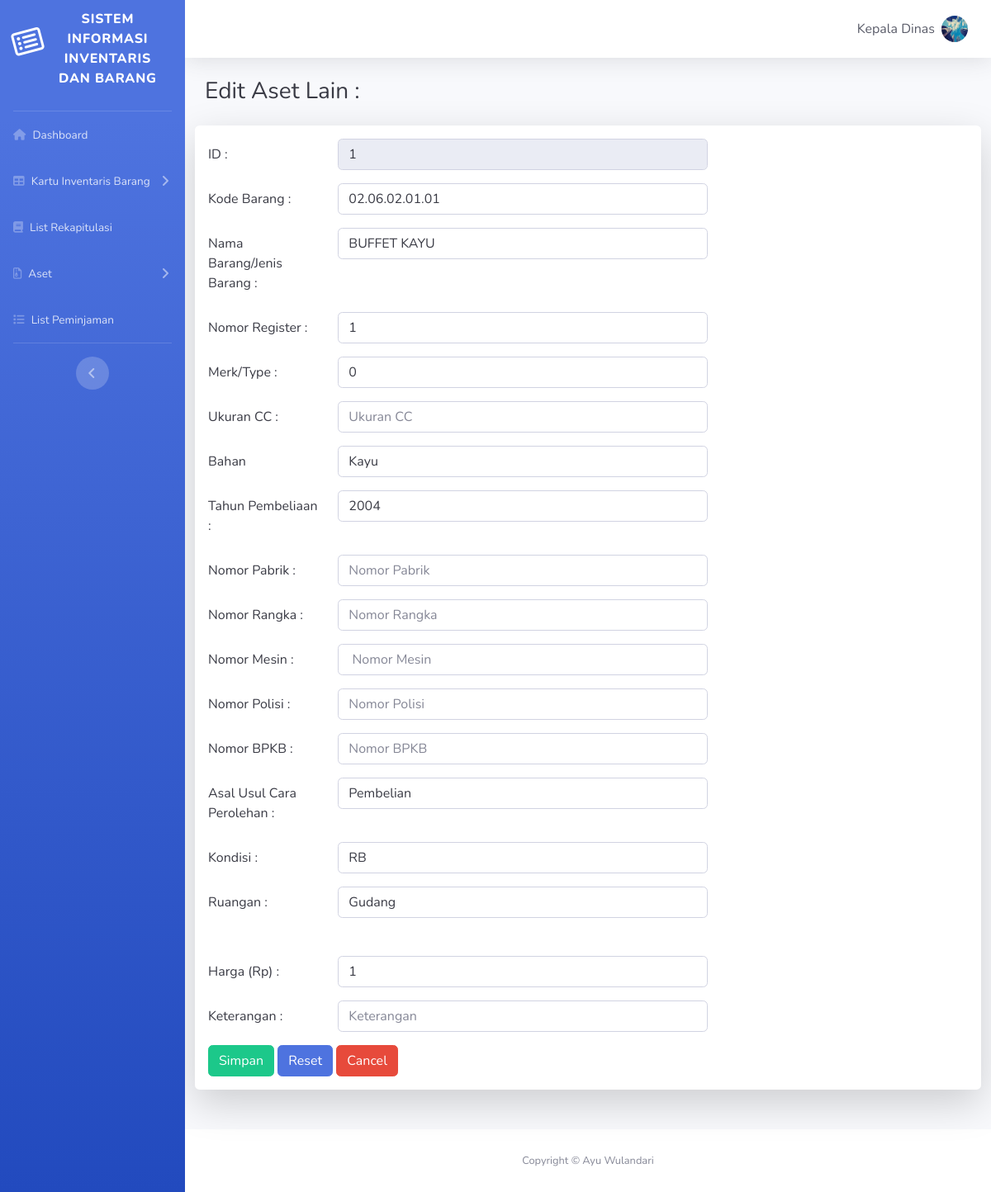
Screenshot of /view/ubah_asetlain.php?id_asetlain=1 (signed in) with the database file from the repository.
### tables this page shows
CREATE TABLE `user` (
  `id_user` int(150) NOT NULL,
  `username` varchar(150) NOT NULL,
  `fullname` varchar(150) NOT NULL,
  `password` varchar(100) NOT NULL,
  `nip` varchar(255) NOT NULL,
  `jabatan` varchar(255) NOT NULL,
  `level` varchar(40) NOT NULL,
  `foto` varchar(100) DEFAULT NULL
);

CREATE TABLE `aset_lain` (
  `id_asetlain` int(150) NOT NULL,
  `kode_barang` varchar(150) NOT NULL,
  `nama_barang` varchar(200) NOT NULL,
  `nomor_register` varchar(100) NOT NULL,
  `merk` varchar(40) NOT NULL,
  `ukuran` varchar(40) NOT NULL,
  `bahan` varchar(50) NOT NULL,
  `tahun_pembelian` varchar(30) NOT NULL,
  `pabrik` varchar(40) NOT NULL,
  `rangka` varchar(30) NOT NULL,
  `mesin` varchar(30) NOT NULL,
  `polisi` varchar(30) NOT NULL,
  `bpkb` varchar(30) NOT NULL,
  `asal_usul` varchar(100) NOT NULL,
  `kondisi` varchar(50) NOT NULL,
  `ruangan` varchar(70) NOT NULL,
  `harga` int(21) NOT NULL,
  `keterangan` varchar(50) NOT NULL
);

### view/ubah_asetlain.php (the view, shortened to what the rows shown need)
<?php
include '../config.php';
?>
<!DOCTYPE html>
<html lang="en">
<head>
  <link href="vendor/fontawesome-free/css/all.min.css" rel="stylesheet" type="text/css">
  <link href="css/sb-admin-2.min.css" rel="stylesheet">
</head>
<body id="page-top">
  <div id="wrapper">
    <div id="content-wrapper" class="d-flex flex-column">
      <div id="content">
        <nav class="navbar navbar-expand navbar-light bg-white topbar mb-4 static-top shadow">
          <ul class="navbar-nav ml-auto">
            <li class="nav-item dropdown no-arrow">
              <a class="nav-link dropdown-toggle" href="#" id="userDropdown" role="button" data-toggle="dropdown" aria-haspopup="true" aria-expanded="false">
                <span class="mr-2 d-none d-lg-inline text-gray-800 medium"><?php echo $user->tampil_user("fullname", $_SESSION['iduser']) ;?></span>
                <img class="img-profile rounded-circle" src="./img/gambar/<?php echo $user->tampil_user("foto", $_SESSION['iduser']) ;?>" width="300" height="200">
              </a>
            </li>
          </ul>
        </nav>
        <div class="container-fluid">
          <h1 class="h3 mb-4 text-gray-900">Edit Aset Lain :</h1>
          <div class="row">
          <div class="shadow-lg p-3 mb-5 col-sm-12 bg-white rounded">
          <form action="../modal/m.ubahAsetLain.php" method="POST" data-parsley-validate class="form-horizontal form-label  text-gray-900">
            <div class="form-group row">
                <div class="col-sm-10 col-md-6">
                  <input type="text" class="form-control text-gray-900" id="colFormLabel" name="kode_barang" value="<?php echo $aset->cetak_asetlain('kode_barang',$_GET['id_asetlain']); ?>" placeholder="Kode Barang">
                </div>
              </div>
              <div class="form-group row">
                <div class="col-sm-10 col-md-6">
                  <input type="text" class="form-control text-gray-900" id="colFormLabel" name="nama_barang" value="<?php echo $aset->cetak_asetlain('nama_barang',$_GET['id_asetlain']); ?>" placeholder="Nama Barang/Jenis Barang">
                </div>
              </div>
              <div class="form-group row">
                <div class="col-sm-10 col-md-6">
                  <input type="text" class="form-control text-gray-900" id="colFormLabel" name="nomor_register" value="<?php echo $aset->cetak_asetlain('nomor_register',$_GET['id_asetlain']); ?>" placeholder="Nomor Register">
                </div>
              </div>
              <div class="form-group row">
                <div class="col-sm-10 col-md-6">
                  <input type="text" class="form-control text-gray-900" id="colFormLabel" name="merk" value="<?php echo $aset->cetak_asetlain('merk',$_GET['id_asetlain']); ?>" placeholder="Merk/Type">
                </div>
              </div>
              <div class="form-group row">
                <div class="col-sm-10 col-md-6">
                  <input type="text" class="form-control text-gray-900" id="colFormLabel" name="bahan" value="<?php echo $aset->cetak_asetlain('bahan',$_GET['id_asetlain']); ?>" placeholder="Bahan">
                </div>
              </div>
              <div class="form-group row">
                <div class="col-sm-10 col-md-6">
                  <input type="text" class="form-control text-gray-900" id="colFormLabel" name="tahun_pembelian" value="<?php echo $aset->cetak_asetlain('tahun_pembelian',$_GET['id_asetlain']); ?>" placeholder="Tahun Pembeliaan">
                </div>
              </div>
              <div class="form-group row">
                <div class="col-sm-10 col-md-6">
                  <input type="text" class="form-control text-gray-900" id="colFormLabel" name="asal_usul" value="<?php echo $aset->cetak_asetlain('asal_usul',$_GET['id_asetlain']); ?>" placeholder="Asal Usul Cara Perolehan">
                </div>
              </div>
              <div class="form-group row">
                <div class="col-sm-10 col-md-6">
                  <input type="text" class="form-control text-gray-900" id="colFormLabel" name="kondisi" value="<?php echo $aset->cetak_asetlain('kondisi',$_GET['id_asetlain']); ?>" placeholder="Kondisi">
                </div>
              </div>
              <div class="form-group row">
                <div class="col-sm-10 col-md-6">
                  <input type="text" class="form-control text-gray-900" id="colFormLabel" name="ruangan" value="<?php echo $aset->cetak_asetlain('ruangan',$_GET['id_asetlain']); ?>" placeholder="Ruangan">
                </div>
              </div>
              <div class="form-group row">
                <div class="col-sm-10 col-md-6">
                  <input type="number" class="form-control text-gray-900" id="duit" name="harga" value="<?php echo $aset->cetak_asetlain('harga',$_GET['id_asetlain']); ?>" placeholder="Harga (Rp)">
                </div>
              </div>
            </form>
      </div>
    </div>
    </div>
    </div>
  </div>
</body>
</html>

### rows the page displays
user: fullname "Kepala Dinas", foto (picture)
aset_lain: kode_barang "02.06.02.01.01", nama_barang "BUFFET KAYU", nomor_register "1", merk "0", bahan "Kayu", tahun_pembelian "2004", asal_usul "Pembelian", kondisi "RB", ruangan "Gudang", harga "1"
